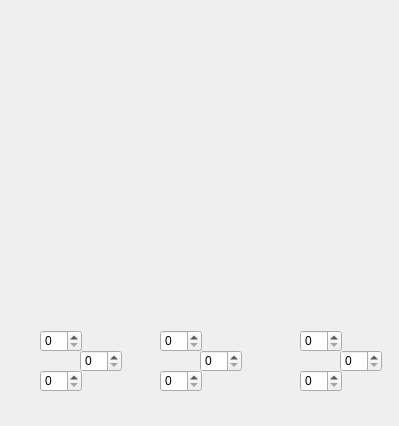
<?xml version="1.0" encoding="UTF-8"?>
<ui version="4.0">
 <class>janelabarragem</class>
 <widget class="QDialog" name="janelabarragem">
  <property name="enabled">
   <bool>true</bool>
  </property>
  <property name="geometry">
   <rect>
    <x>0</x>
    <y>0</y>
    <width>399</width>
    <height>426</height>
   </rect>
  </property>
  <property name="windowTitle">
   <string>Dialog</string>
  </property>
  <property name="modal">
   <bool>false</bool>
  </property>
  <widget class="PainelVisualizacaoBarragemOpenGL" name="widget" native="true">
   <property name="geometry">
    <rect>
     <x>20</x>
     <y>10</y>
     <width>351</width>
     <height>311</height>
    </rect>
   </property>
   <property name="mouseTracking">
    <bool>true</bool>
   </property>
   <property name="focusPolicy">
    <enum>Qt::ClickFocus</enum>
   </property>
   <property name="autoFillBackground">
    <bool>true</bool>
   </property>
  </widget>
  <widget class="QSpinBox" name="spinBoxPosicaoX">
   <property name="geometry">
    <rect>
     <x>340</x>
     <y>350</y>
     <width>42</width>
     <height>22</height>
    </rect>
   </property>
  </widget>
  <widget class="QSpinBox" name="spinBoxPosicaoY">
   <property name="geometry">
    <rect>
     <x>300</x>
     <y>330</y>
     <width>42</width>
     <height>22</height>
    </rect>
   </property>
  </widget>
  <widget class="QSpinBox" name="spinBoxPosicaoZ">
   <property name="geometry">
    <rect>
     <x>300</x>
     <y>370</y>
     <width>42</width>
     <height>22</height>
    </rect>
   </property>
   <property name="maximum">
    <number>1000</number>
   </property>
  </widget>
  <widget class="QSpinBox" name="spinBoxDirecaoY">
   <property name="geometry">
    <rect>
     <x>160</x>
     <y>330</y>
     <width>42</width>
     <height>22</height>
    </rect>
   </property>
  </widget>
  <widget class="QSpinBox" name="spinBoxDirecaoX">
   <property name="geometry">
    <rect>
     <x>200</x>
     <y>350</y>
     <width>42</width>
     <height>22</height>
    </rect>
   </property>
  </widget>
  <widget class="QSpinBox" name="spinBoxDirecaoZ">
   <property name="geometry">
    <rect>
     <x>160</x>
     <y>370</y>
     <width>42</width>
     <height>22</height>
    </rect>
   </property>
  </widget>
  <widget class="QSpinBox" name="spinBoxNormalZ">
   <property name="geometry">
    <rect>
     <x>40</x>
     <y>370</y>
     <width>42</width>
     <height>22</height>
    </rect>
   </property>
  </widget>
  <widget class="QSpinBox" name="spinBoxNormalX">
   <property name="geometry">
    <rect>
     <x>80</x>
     <y>350</y>
     <width>42</width>
     <height>22</height>
    </rect>
   </property>
  </widget>
  <widget class="QSpinBox" name="spinBoxNormalY">
   <property name="geometry">
    <rect>
     <x>40</x>
     <y>330</y>
     <width>42</width>
     <height>22</height>
    </rect>
   </property>
  </widget>
 </widget>
 <customwidgets>
  <customwidget>
   <class>PainelVisualizacaoBarragemOpenGL</class>
   <extends>QWidget</extends>
   <header>painelvisualizacaobarragemopengl.h</header>
   <container>1</container>
  </customwidget>
 </customwidgets>
 <resources/>
 <connections/>
</ui>
